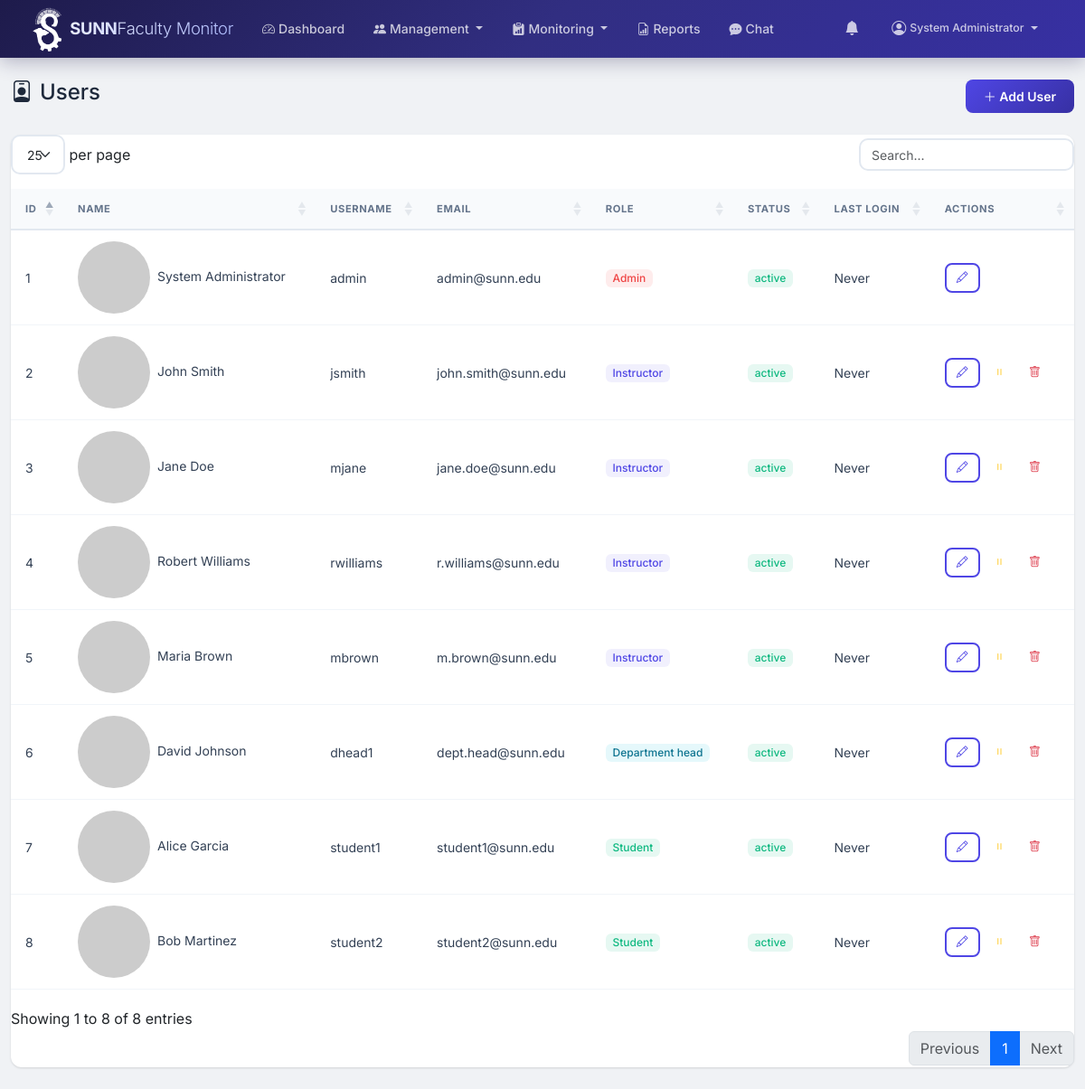
The page /admin/users.php (signed in) on the database its author committed.
### tables this page shows
CREATE TABLE users (
    id INT PRIMARY KEY AUTO_INCREMENT,
    username VARCHAR(50) UNIQUE NOT NULL,
    password VARCHAR(255) NOT NULL,
    email VARCHAR(100) UNIQUE NOT NULL,
    first_name VARCHAR(50) NOT NULL,
    last_name VARCHAR(50) NOT NULL,
    role ENUM('admin', 'instructor', 'student', 'department_head') NOT NULL DEFAULT 'instructor',
    status ENUM('active', 'inactive', 'suspended') NOT NULL DEFAULT 'active',
    profile_image VARCHAR(255) DEFAULT NULL,
    preferences JSON DEFAULT NULL,
    last_login DATETIME DEFAULT NULL,
    last_activity DATETIME DEFAULT NULL,
    created_at TIMESTAMP DEFAULT CURRENT_TIMESTAMP,
    updated_at TIMESTAMP DEFAULT CURRENT_TIMESTAMP ON UPDATE CURRENT_TIMESTAMP
);

### admin/users.php (the view, shortened to what this page needs)
<?php
$db = getDB();
$users = $db->query("SELECT * FROM users ORDER BY role, last_name")->fetchAll();
require_once __DIR__ . '/../includes/header.php';
require_once __DIR__ . '/../includes/navbar.php';
?>
<div class="container-fluid py-4">
    <div class="d-flex justify-content-between align-items-center mb-4">
        <h4><i class="bi bi-person-badge me-2"></i>Users</h4>
        <button class="btn btn-primary" onclick="openAddModal()"><i class="bi bi-plus-lg"></i> Add User</button>
    </div>
    <div class="card"><div class="card-body p-0">
        <table class="table table-hover datatable mb-0">
            <thead class="table-light">
                <tr><th>ID</th><th>Name</th><th>Username</th><th>Email</th><th>Role</th><th>Status</th><th>Last Login</th><th>Actions</th></tr>
            </thead>
            <tbody>
                <?php foreach ($users as $u): ?>
                <tr>
                    <td><?= $u['id'] ?></td>
                    <td><img src="https://ui-avatars.com/api/?name=<?= urlencode($u['first_name'].'+'.$u['last_name']) ?>&size=32&background=4e73df&color=fff" class="rounded-circle me-2"><?= htmlspecialchars($u['first_name'].' '.$u['last_name']) ?></td>
                    <td><?= htmlspecialchars($u['username']) ?></td>
                    <td><?= htmlspecialchars($u['email']) ?></td>
                    <td><span class="badge bg-<?= $u['role']=='admin'?'danger':($u['role']=='instructor'?'primary':($u['role']=='student'?'success':'info')) ?>"><?= ucfirst(str_replace('_',' ',$u['role'])) ?></span></td>
                    <td><?= getStatusBadge($u['status']) ?></td>
                    <td><?= $u['last_login'] ? formatDateTime($u['last_login']) : 'Never' ?></td>
                    <td>
                        <button class="btn btn-sm btn-outline-primary" onclick='editUser(<?= json_encode($u) ?>)' title="Edit"><i class="bi bi-pencil"></i></button>
                        <?php if ($u['role'] !== 'admin'): ?>
                        <form method="POST" style="display:inline">
                            <button class="btn btn-sm btn-outline-<?= $u['status']=='active'?'warning':'success' ?>" title="Toggle Status"><i class="bi bi-<?= $u['status']=='active'?'pause':'play' ?>"></i></button>
                        </form>
                        <form method="POST" style="display:inline" class="delete-record">
                            <button class="btn btn-sm btn-outline-danger" title="Delete"><i class="bi bi-trash"></i></button>
                        </form>
                        <?php endif; ?>
                    </td>
                </tr>
                <?php endforeach; ?>
            </tbody>
        </table>
    </div></div>
</div>
<?php require_once __DIR__ . '/../includes/footer.php'; ?>

### includes/header.php (shortened to what this page needs)
<!DOCTYPE html>
<html lang="en">
<head>
    <link href="https://cdn.jsdelivr.net/npm/bootstrap@5.3.2/dist/css/bootstrap.min.css" rel="stylesheet">
    <link href="https://cdn.jsdelivr.net/npm/bootstrap-icons@1.11.2/font/bootstrap-icons.css" rel="stylesheet">
    <link href="https://cdn.datatables.net/1.13.7/css/dataTables.bootstrap5.min.css" rel="stylesheet">
    <link href="https://cdn.jsdelivr.net/npm/select2@4.1.0-rc.0/dist/css/select2.min.css" rel="stylesheet">
    <link href="https://cdn.jsdelivr.net/npm/select2-bootstrap-5-theme@1.3.0/dist/select2-bootstrap-5-theme.min.css" rel="stylesheet">
    <link href="https://cdn.jsdelivr.net/npm/aos@2.3.4/dist/aos.css" rel="stylesheet">
    <link href="<?= BASE_URL ?>/assets/css/style.css" rel="stylesheet">
</head>
<body>

### includes/navbar.php (shortened to what this page needs)
<?php
$current_page = basename($_SERVER['PHP_SELF']);
$user_role = $_SESSION['user_role'] ?? '';
?>
<nav class="navbar navbar-expand-lg fixed-top">
    <div class="container-fluid">
        <a class="navbar-brand fw-bold d-flex align-items-center" href="<?= BASE_URL ?>/index.php">
            <img src="<?= BASE_URL ?>/uploads/brand/SUNN_Logo.png" alt="SUNN" class="brand-header-img me-2"
                 onerror="this.style.display='none'; this.nextElementSibling.style.display='inline-block';">
            <span class="d-none d-sm-inline">SUNN</span><span class="fw-light d-none d-sm-inline"> Faculty Monitor</span>
        </a>
        <div class="collapse navbar-collapse" id="navbarMain">
            <ul class="navbar-nav me-auto">
                <li class="nav-item">
                    <a class="nav-link d-flex align-items-center gap-1 <?= in_array($current_page, ['dashboard.php', 'index.php']) ? 'active' : '' ?>" href="<?= BASE_URL ?>/index.php">
                        <i class="bi bi-speedometer2"></i><span class="d-none d-lg-inline">Dashboard</span>
                    </a>
                </li>
                <?php if ($user_role === 'admin' || $user_role === 'department_head'): ?>
                <li class="nav-item dropdown">
                    <a class="nav-link dropdown-toggle d-flex align-items-center gap-1" href="#" role="button" data-bs-toggle="dropdown">
                        <i class="bi bi-people-fill"></i><span class="d-none d-lg-inline">Management</span>
                    </a>
                </li>
                <li class="nav-item dropdown">
                    <a class="nav-link dropdown-toggle d-flex align-items-center gap-1" href="#" role="button" data-bs-toggle="dropdown">
                        <i class="bi bi-clipboard-data-fill"></i><span class="d-none d-lg-inline">Monitoring</span>
                    </a>
                </li>
                <li class="nav-item">
                    <a class="nav-link d-flex align-items-center gap-1 <?= strpos($current_page, 'reports') !== false ? 'active' : '' ?>" href="<?= BASE_URL ?>/admin/reports.php">
                        <i class="bi bi-file-earmark-bar-graph"></i><span class="d-none d-lg-inline">Reports</span>
                    </a>
                </li>
                <li class="nav-item">
                    <a class="nav-link d-flex align-items-center gap-1 <?= $current_page === 'chat.php' ? 'active' : '' ?>" href="<?= BASE_URL ?>/chat.php">
                        <i class="bi bi-chat-dots-fill"></i><span class="d-none d-lg-inline">Chat</span>
                    </a>
                </li>
                <?php endif; ?>
            </ul>
            <ul class="navbar-nav align-items-center">
                <li class="nav-item dropdown">
                    <a class="nav-link position-relative d-flex align-items-center" href="#" role="button" data-bs-toggle="dropdown">
                        <i class="bi bi-bell-fill fs-6"></i>
                    </a>
                </li>
                <li class="nav-item dropdown ms-1">
                    <a class="nav-link dropdown-toggle d-flex align-items-center gap-1" href="#" role="button" data-bs-toggle="dropdown">
                        <i class="bi bi-person-circle fs-6"></i>
                        <span class="small d-none d-md-inline"><?= htmlspecialchars($_SESSION['user_name'] ?? 'User') ?></span>
                    </a>
                </li>
            </ul>
        </div>
    </div>
</nav>
<div style="padding-top: var(--nav-height);"></div>

### config/functions.php (shortened to what this page needs)
<?php
function getStatusBadge($status) {
    $badges = [
        'active' => 'success',
        'inactive' => 'secondary',
        'pending' => 'warning',
        'completed' => 'success',
        'cancelled' => 'danger',
        'present' => 'success',
        'late' => 'warning',
        'absent' => 'danger',
        'on_leave' => 'info',
        'approved' => 'success',
        'rejected' => 'danger',
        'suspended' => 'danger',
        'maintenance' => 'warning',
        'unverified' => 'secondary',
        'holiday' => 'danger',
        'suspension' => 'warning',
        'no_classes' => 'info',
    ];
    $badge = $badges[$status] ?? 'primary';
    return "<span class='badge bg-{$badge}'>{$status}</span>";
}

### includes/footer.php (shortened to what this page needs)
</body>
</html>

### assets/css/style.css (style rules this page uses)
:root { --primary: #4f46e5; --primary-dark: #3730a3; --primary-light: #818cf8; --primary-bg: rgba(79, 70, 229, 0.08); --secondary: #0ea5e9; --success: #10b981; --success-bg: rgba(16, 185, 129, 0.1); --warning: #f59e0b; --warning-bg: rgba(245, 158, 11, 0.1); --danger: #ef4444; --danger-bg: rgba(239, 68, 68, 0.1); --info: #06b6d4; --info-bg: rgba(6, 182, 212, 0.1); --dark: #1e293b; --gray-50: #f8fafc; --gray-100: #f1f5f9; --gray-200: #e2e8f0; --gray-300: #cbd5e1; --gray-400: #94a3b8; --gray-500: #64748b; --gray-600: #475569; --gray-700: #334155; --gray-800: #1e293b; --gray-900: #0f172a; --body-bg: #f0f2f5; --card-shadow: 0 1px 3px rgba(0,0,0,.08), 0 1px 2px rgba(0,0,0,.06); --card-shadow-hover: 0 10px 25px rgba(0,0,0,.1), 0 4px 10px rgba(0,0,0,.06); --border-radius: 12px; --border-radius-sm: 8px; --border-radius-lg: 16px; --transition: all .2s ease; --nav-height: 64px; }
* { margin: 0; padding: 0; box-sizing: border-box; }
body { font-family: 'Inter', -apple-system, BlinkMacSystemFont, sans-serif; background: var(--body-bg); color: var(--gray-800); min-height: 100vh; -webkit-font-smoothing: antialiased; -moz-osx-font-smoothing: grayscale; }
.navbar { background: linear-gradient(135deg, #1e1b4b 0%, #312e81 50%, #3730a3 100%) !important; height: var(--nav-height); padding: 0 1.5rem; box-shadow: 0 4px 20px rgba(30, 27, 75, .3); border-bottom: 1px solid rgba(255,255,255,.06); }
.navbar-brand { font-size: 1.15rem; font-weight: 700; letter-spacing: -.3px; background: linear-gradient(135deg, #fff, #a5b4fc); -webkit-background-clip: text; -webkit-text-fill-color: transparent; }
.navbar .nav-link { color: rgba(255,255,255,.75) !important; font-size: .875rem; font-weight: 500; padding: .5rem 1rem !important; border-radius: var(--border-radius-sm); transition: var(--transition); }
.card { border: none; border-radius: var(--border-radius); box-shadow: var(--card-shadow); transition: var(--transition); }
.card-body { padding: 1.25rem; }
.table { margin-bottom: 0; font-size: .875rem; }
.table thead th { background: var(--gray-50); font-size: .7rem; text-transform: uppercase; letter-spacing: .6px; font-weight: 700; color: var(--gray-500); padding: .85rem 1rem; border-bottom: 2px solid var(--gray-200); }
.table tbody td { padding: .75rem 1rem; vertical-align: middle; border-bottom: 1px solid var(--gray-100); color: var(--gray-700); }
.table-hover tbody tr { transition: var(--transition); }
.badge { font-weight: 500; padding: .35em .65em; font-size: .75rem; border-radius: 6px; }
.badge.bg-primary { background: var(--primary-bg) !important; color: var(--primary); }
.badge.bg-success { background: var(--success-bg) !important; color: var(--success); }
.badge.bg-danger { background: var(--danger-bg) !important; color: var(--danger); }
.badge.bg-info { background: var(--info-bg) !important; color: #0e7490; }
.btn { padding: .5rem 1.25rem; font-weight: 600; font-size: .875rem; border-radius: var(--border-radius-sm); transition: var(--transition); border: none; }
.btn-primary { background: linear-gradient(135deg, var(--primary), var(--primary-dark)); color: #fff; }
.btn-outline-primary { background: transparent; border: 2px solid var(--primary); color: var(--primary); }
.btn-sm { padding: .3rem .7rem; font-size: .8rem; }
.brand-header-img { max-height: 52px; width: auto; filter: brightness(0) invert(1); }

### rows shown on the page
users: id "1", first_name+last_name "System Administrator", username "admin", email "admin@sunn.edu", role "Admin", status "active", shows "Never"
users: id "5", first_name+last_name "Maria Brown", username "mbrown", email "m.brown@sunn.edu", role "Instructor", status "active", shows "Never"
users: id "3", first_name+last_name "Jane Doe", username "mjane", email "jane.doe@sunn.edu", role "Instructor", status "active", shows "Never"
users: id "2", first_name+last_name "John Smith", username "jsmith", email "john.smith@sunn.edu", role "Instructor", status "active", shows "Never"
users: id "4", first_name+last_name "Robert Williams", username "rwilliams", email "r.williams@sunn.edu", role "Instructor", status "active", shows "Never"
users: id "7", first_name+last_name "Alice Garcia", username "student1", email "student1@sunn.edu", role "Student", status "active", shows "Never"
users: id "8", first_name+last_name "Bob Martinez", username "student2", email "student2@sunn.edu", role "Student", status "active", shows "Never"
users: id "6", first_name+last_name "David Johnson", username "dhead1", email "dept.head@sunn.edu", role "Department head", status "active", shows "Never"

### other values the page prints
$_SESSION['user_name'] "System Administrator"
